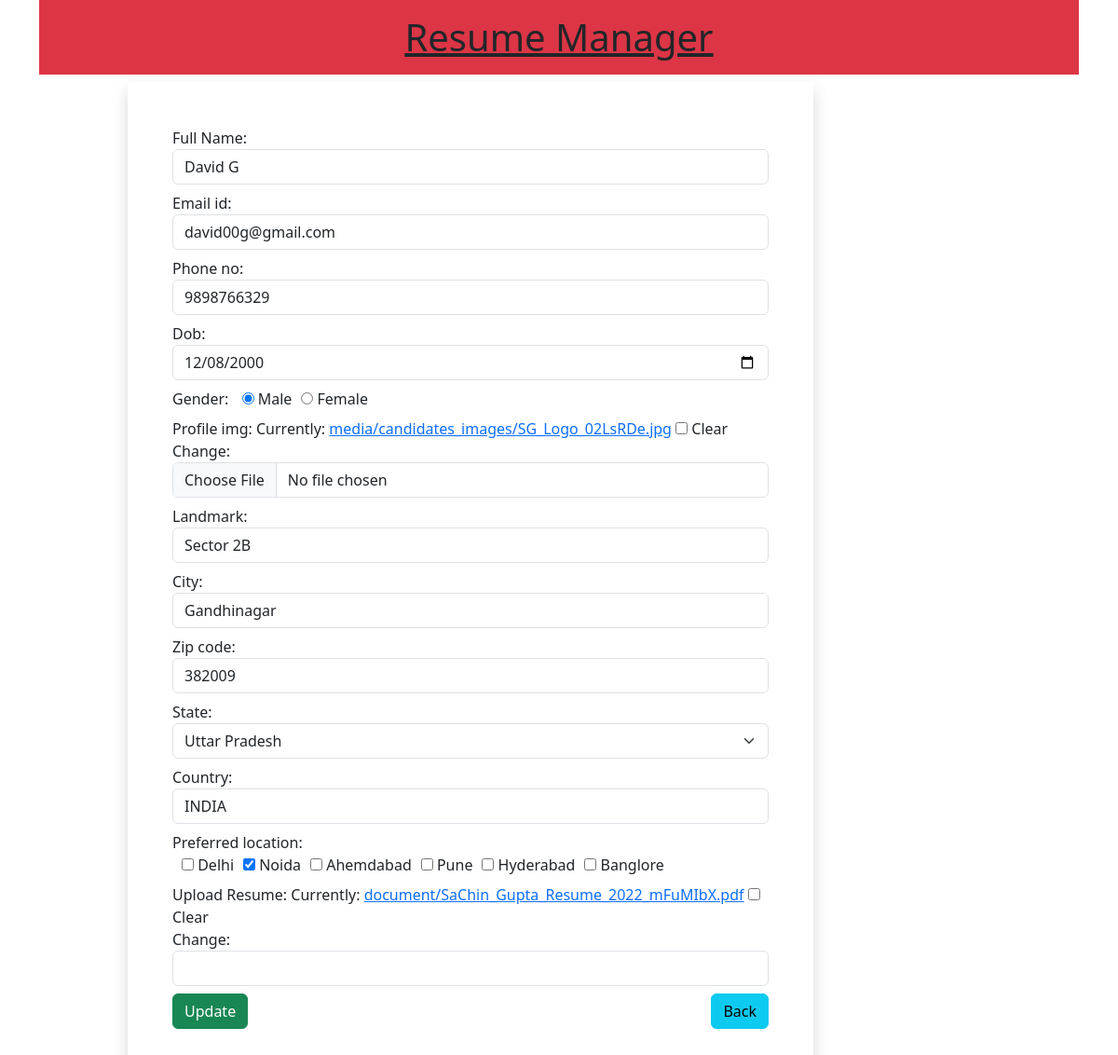
The page /profile/2/edit/ on the database its author committed.
### ResumeManager/models.py (models this page shows, shortened)
class Resume(models.Model):
    INDIAN_STATES = [
    ('AP', 'Andhra Pradesh'),
    ('AR', 'Arunachal Pradesh'),
    ('AS', 'Assam'),
    ('BR', 'Bihar'),
    ('CT', 'Chhattisgarh'),
    ('GA', 'Goa'),
    ('GJ', 'Gujarat'),
    ('HR', 'Haryana'),
    ('HP', 'Himachal Pradesh'),
    ('JH', 'Jharkhand'),
    ('KA', 'Karnataka'),
    ('KL', 'Kerala'),
    ('MP', 'Madhya Pradesh'),
    ('MH', 'Maharashtra'),
    ('MN', 'Manipur'),
    ('ML', 'Meghalaya'),
    ('MZ', 'Mizoram'),
    ('NL', 'Nagaland'),
    ('OR', 'Odisha'),
    ('PB', 'Punjab'),
    ('RJ', 'Rajasthan'),
    ('SK', 'Sikkim'),
    ('TN', 'Tamil Nadu'),
    ('TS', 'Telangana'),
    ('TR', 'Tripura'),
    ('UP', 'Uttar Pradesh'),
    ('UK', 'Uttarakhand'),
    ('WB', 'West Bengal')
]
    name = models.CharField(max_length=256)
    email_id = models.EmailField()
    phone_no = models.PositiveIntegerField()
    dob = models.DateField(auto_now = False, auto_now_add = False)
    gender = models.CharField(max_length=10)
    profile_img = models.ImageField(upload_to='media/candidates_images', blank=True)
    landmark = models.CharField(max_length=520)
    city = models.CharField(max_length=128)
    zip_code = models.PositiveIntegerField()
    state = models.CharField(choices= INDIAN_STATES, max_length=128)
    country = models.CharField(max_length=128, default="INDIA")
    preferred_location = models.CharField(max_length=128)
    user_file = models.FileField(upload_to='document/', blank=True)

### ResumeManager/views.py (the view)
# urls.py: path('profile/<int:id>/edit/', views.profile_update, name = "update"),
def profile_update(request, id):
    if request.method == "POST":
        update_profile = Resume.objects.get(pk = id)
        update_form = ResumeForm(request.POST, request.FILES, instance=update_profile)
        if update_form.is_valid():
            update_form.cleaned_data
            update_form.save()
            return HttpResponseRedirect('/')
        else:
            return render(request, 'profile-edit.html/', {'update_form' : update_form, 'id' : id})
    else:
        update_profile = Resume.objects.get( pk = id)
        update_form = ResumeForm(instance=update_profile)
        return render(request, 'profile-edit.html/', {'update_form' : update_form, 'id' : id})

### ResumeManager/template/ResumeManager/profile-edit.html (shortened to what this page needs)
{% extends 'layout.html' %}
{% load static %}
{% block content %}
    <h1 class="bg-danger text-center p-3"><u>Resume Manager</u></h1>
    <div class="row">
        <div class="col-sm-8  offset-sm-1">
            <form action="" method = "POST" enctype = "multipart/form-data" class = "shadow p-5">
                {% for fm in update_form %}
                <div class="form-group mb-2">
                    {{fm.label_tag}} {{fm}} <small class= "text-danger">{{fm.errors | striptags}}</small>
                </div>
                {% endfor %}
                <input type="submit" value="Update" class = "btn btn-success">
                <a href="{% url 'profile' id %}" class="btn btn-info float-end">Back</a>
            </form>
        </div>
    </div>
{% endblock %}

### ResumeManager/static/css/style.css (style rules this page uses)
#id_gender, #id_preferred_location { display: inline-flex; }
#id_gender > div { padding-left: 10px; }
#id_preferred_location > div { padding-left: 10px; }

### rows shown on the page
Resume: update_form "David G" "david00g@gmail.com" "9898766329" "12/08/2000" "☑ Male ☐ Female" "Sector 2B" "Gandhinagar" "382009" "Uttar Pradesh" "INDIA" "☐ ☑ ☐ ☐ ☐ ☐"

### other values the page prints
{{ fm.label_tag }} "Full Name:" "Email id:" "Phone no:" "Dob:" "Gender:" "Profile img:" "Landmark:" "City:" "Zip code:" "State:" "Country:" "Preferred location:" "Upload Resume:"
